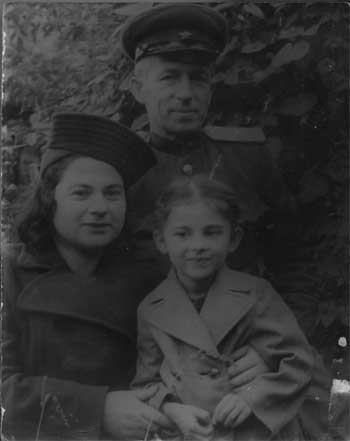
#> input picture imgs/family-bad_contrast.jpg, 350 x 441 px
$ python main.py   (Python 2 division)
#> lines starting #> are read from the running program, lines starting #| are printed output that depends on the picture
#> in stretch_histogram, im is the input picture: shape (441, 350, 3); min 10, max 221, mean 50.8
### histogram.py
import numpy as np

def affine_dot_operator(image, a, b):
	'''
	Algorithmus fuer die Anwendung eines affinen Punktoperators
	'''
	for index, pixel in np.ndenumerate(image):
		g = round(a * image[index] + b)
		if g < 0:
			image[index] = 0
		elif g > 255:
			image[index] = 255
		else:
			image[index] = g

	return image

def calculate_histogram(image):
	'''
	Berechne Histogramm
	'''

	h = np.zeros(256)

	for index, pixel in np.ndenumerate(image):
		h[image[index]] += 1

	return h

def calculate_accumulated_histogram(h):
	'''
	Berechne akkumuliertes Histogramm
	'''

	h_a = np.zeros(256)
	h_a[0] = h[0]

	for x in xrange (1,256):
		h_a[x] = h_a[x-1] + h[x]

	return h_a

def calculate_min_max(image):
	'''
	Berechne minimalen und maximalen Grauwert
	'''

	min = 255
	max = 0
	for index, pixel in np.ndenumerate(image):
		if image[index] < min:
			min = image[index]
		if image[index] > max:
			max = image[index]
#> this loop made 154350 passes
#> (index, pixel, min, max) on pass 1: ((0, 0), 106, 106, 106)
#> (index, pixel, max) on passes 2, 15, 16, 25, 40: ((0, 1), 108, 108), ((0, 14), 109, 109), ((0, 15), 111, 111), ((0, 24), 113, 113), ((0, 39), 114, 114)
#> after the loop, max = 221; min = 10

	return (min,max)

def calculate_quantile(accumulated_histogram, threshold):
	for x in xrange (0,255):
		if accumulated_histogram[x] >= threshold * accumulated_histogram[-1]:
			return x

def histogram_stretching(image):
	'''
	Histogramm-Spreizung
	'''

	min, max = calculate_min_max(image)
#> min = 10; max = 221
	if min == max:
		return

	a = 255 / (max - min)
#> a = 1
	b = - (255 * min) / (max - min)
#> b = -13
	return affine_dot_operator(image, a, b)
#> the loop in affine_dot_operator, `for index, pixel in np.ndenumerate(image):` made 154350 passes
#> (index, pixel, g) on passes 1 to 3: ((0, 0), 106, 93), ((0, 1), 108, 95), ((0, 2), 108, 95)

def histogram_stretching_quantile(image, p_min = 0.1, p_max = 0.9):
	'''
	Histogramm-Dehnung
	'''
#> called with p_min = 0.1, p_max = 0.9

	h = calculate_histogram(image)
#> the loop in calculate_histogram, `for index, pixel in np.ndenumerate(image):` made 154350 passes
#> (index, pixel) on passes 1 to 3: ((0, 0), 106), ((0, 1), 108), ((0, 2), 108)
#> after the loop in calculate_histogram, `for index, pixel in np.ndenumerate(image):`: h = 256 values, max 5545 at index 26, min 0 at index 0, mean 602.9
	h_a = calculate_accumulated_histogram(h)
#> after the loop in calculate_accumulated_histogram, `for x in xrange (1,256):`: h_a = 256 values from 0 to 154350
#> h_a = 256 values from 0 to 154350

	min = calculate_quantile(h_a, p_min)
#> min = 26
	max = calculate_quantile(h_a, p_max)
#> max = 83

	if min == max:
		return

	a = 255 / (max - min)
#> a = 4
	b = - (255 - min) / (max - min)
#> b = -5

	return affine_dot_operator(image, a, b)
#> call 2 of affine_dot_operator, with a = 4, b = -5
#> the loop in affine_dot_operator (call 2), `for index, pixel in np.ndenumerate(image):` made 154350 passes
#> (index, pixel, g) on passes 1 to 3: ((0, 0), 106, 419), ((0, 1), 108, 427), ((0, 2), 108, 427)
#> after the loop in affine_dot_operator (call 2), `for index, pixel in np.ndenumerate(image):`:
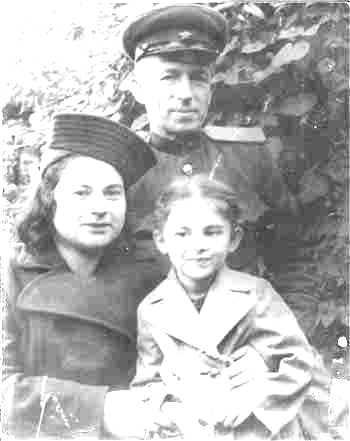
#> image: shape (441, 350); min 35, max 255, mean 180.4

def histogram_equalization(image):
	'''
	Histogramm-Ausgleich
	'''

	h = calculate_histogram(image)
#> the loop in calculate_histogram (call 2), `for index, pixel in np.ndenumerate(image):` made 154350 passes
	h_a= calculate_accumulated_histogram(h)
#> h_a = 256 values from 0 to 154350
	h_n = np.zeros(256)

	for x in xrange(0,255):
		h_n[x] = round((255*h_a[x])/(h_a[255]))
#> after the loop, h_n = 256 values, max 255 at index 149, min 0 at index 0, mean 203.4

	for index, pixel in np.ndenumerate(image):
		image[index] = h_n[image[index]]
#> this loop made 154350 passes
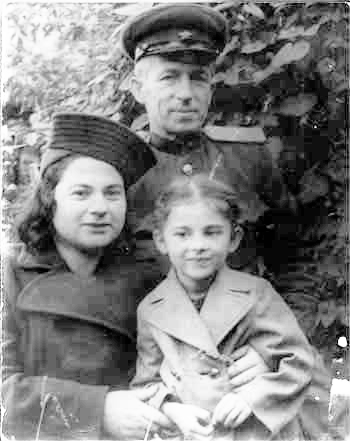
#> image: shape (441, 350); min 0, max 255, mean 129.5

	return image

### main.py
import cv2
import numpy as np
from os.path import basename, dirname, join, splitext

from histogram import histogram_stretching, histogram_stretching_quantile, histogram_equalization
from filter import gauss_2d, median, prewitt_x, prewitt_y, sobel_x, sobel_y, roberts_x, roberts_y, laplace, laplace_alt
from levenshtein import levenshtein_distance
from rotation import rotation_matrix_to_quaternion, rotation_matrix

def get_file_info(image_path):
	filename = basename(splitext(image_path)[0])
	extension = splitext(image_path)[1]
	folder = dirname(splitext(image_path)[0])
	return (folder, filename, extension)

def stretch_histogram(image_path):
	im = cv2.imread(image_path)
	im_grey = cv2.cvtColor(im, cv2.COLOR_BGR2GRAY)
	im_fixed_contrast = histogram_stretching(im_grey)
	folder, filename, extension = get_file_info(image_path)
	cv2.imwrite(join(folder, ''.join((filename, '-hist_stretched', extension))), im_fixed_contrast)

def stretch_histogram_quantile(image_path):
	im = cv2.imread(image_path)
	im_grey = cv2.cvtColor(im, cv2.COLOR_BGR2GRAY)
	im_fixed_contrast = histogram_stretching_quantile(im_grey)
	folder, filename, extension = get_file_info(image_path)
	cv2.imwrite(join(folder, ''.join((filename, '-hist_stretched_quantile', extension))), im_fixed_contrast)

def equalize_histogram(image_path):
	im = cv2.imread(image_path)
	im_grey = cv2.cvtColor(im, cv2.COLOR_BGR2GRAY)
	im_fixed_contrast = histogram_equalization(im_grey)
	folder, filename, extension = get_file_info(image_path)
	cv2.imwrite(join(folder, ''.join((filename, '-equalized_hist', extension))), im_fixed_contrast)

def discrete_fourier_transform(image_path):
	im = cv2.imread(image_path, 0)
#> (the run stopped early here; a loop or call above may not have finished)
